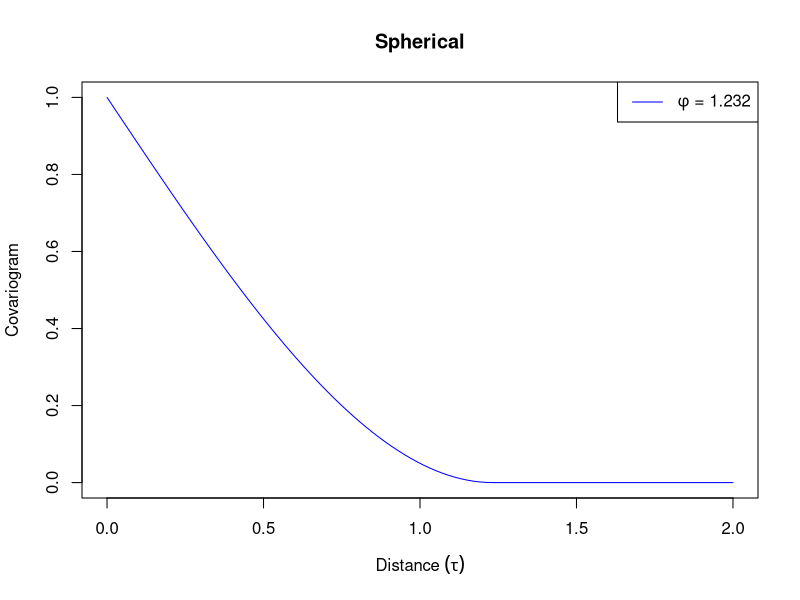
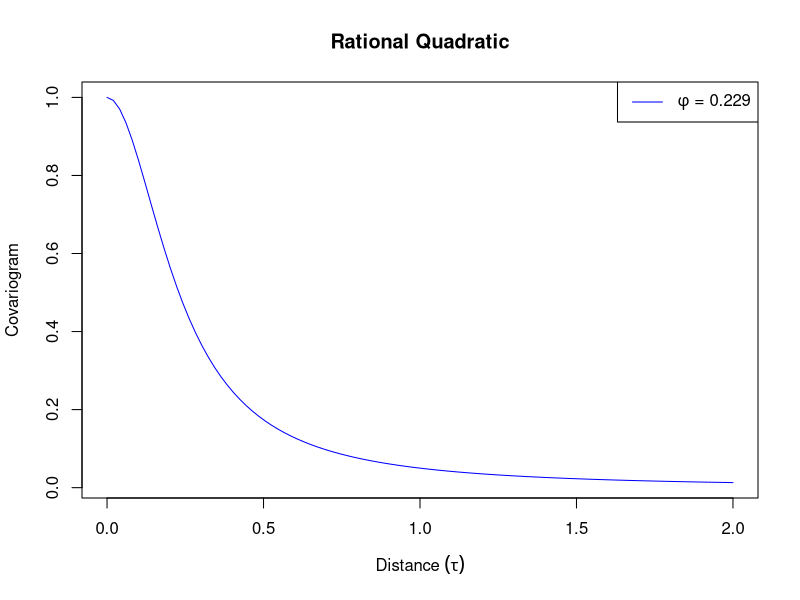
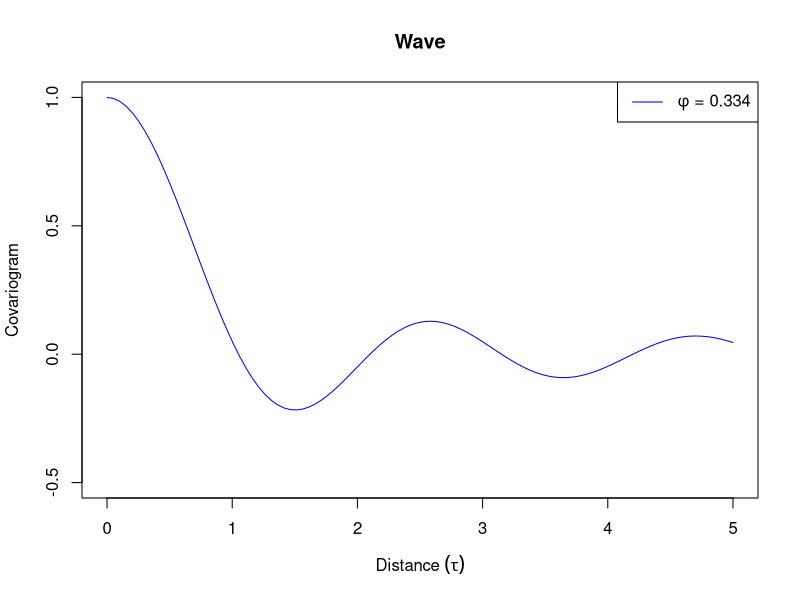
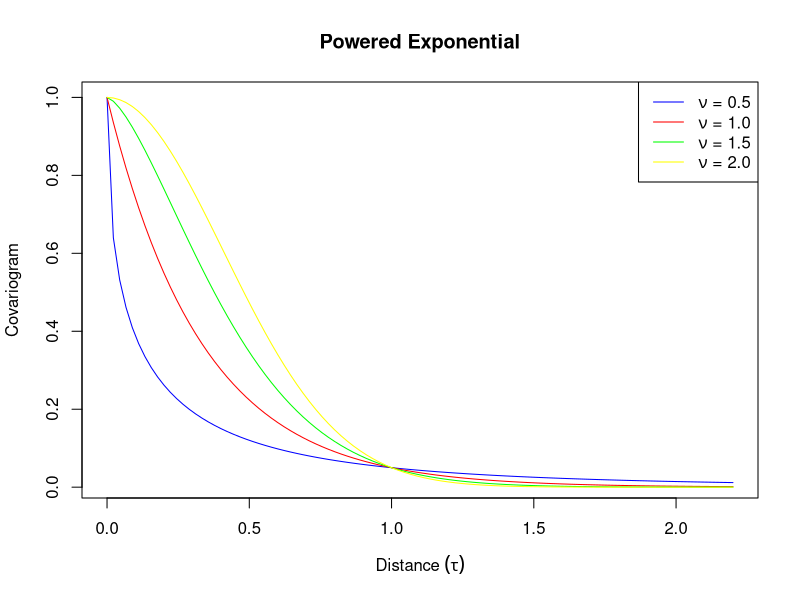
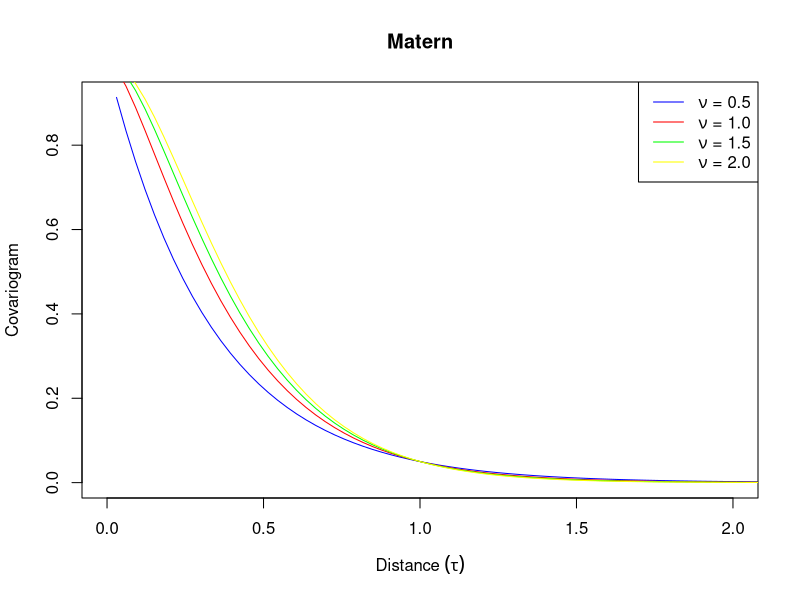
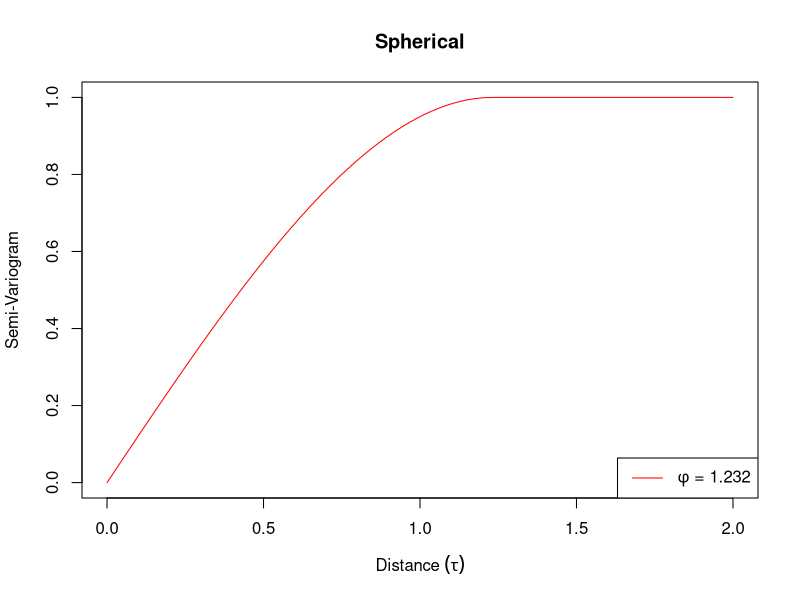
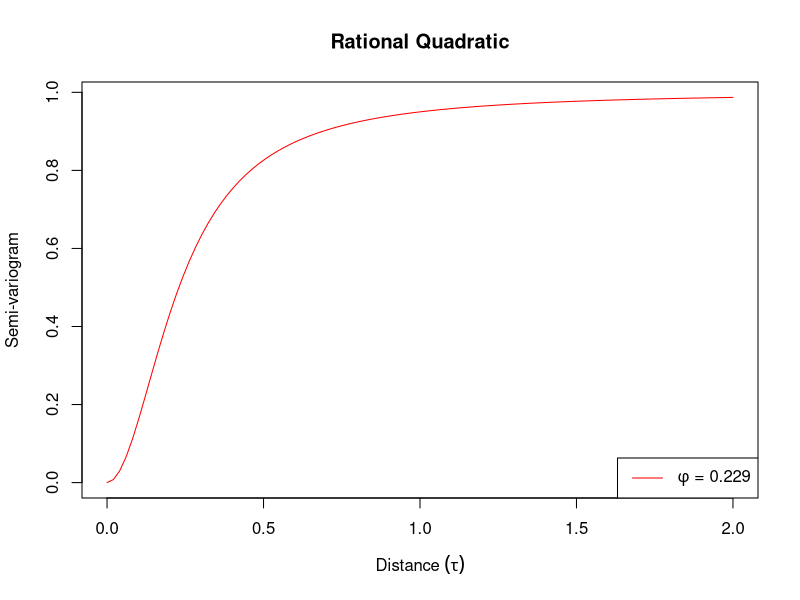
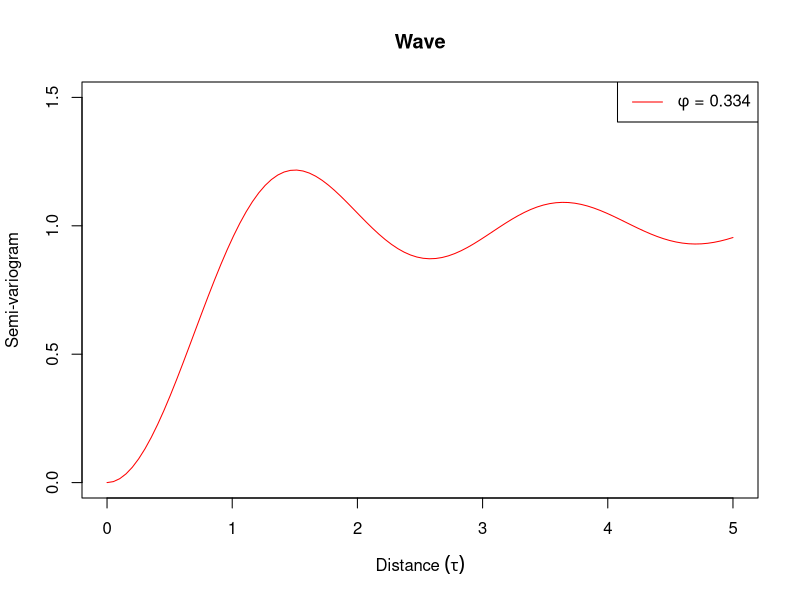

Here is the R script that generated these plots, in order:
# Covariance Functions
spherical = function(tau, phi, sig2=1, nu=0) {
  ifelse (tau > phi, 
          0,
          sig2 * (1 - 1.5 * tau / phi + .5 * (tau / phi) ^ 3))
}



pow_exp = function(tau, phi, sig2, nu=1) {
  stopifnot(nu > 0 && nu <= 2)
  sig2 * exp(-abs(tau / phi) ^ nu)
}

rational_quad = function(tau, phi, sig2, nu=0) {
  sig2 * (1 - tau^2 / (tau^2 + phi^2) )
}

wave = function(tau, phi, sig2, nu=0) {
  x <- tau / phi
  sig2 * ifelse(tau==0, 1, (sin(x) / x))
}

matern = function(tau, phi, sig2, nu=0) {
  sig2  / (2^(nu-1) * gamma(nu)) * (tau / phi)^nu * besselK((tau/phi), nu)
}

get_phi <- function(cov_matrix, r=.05, tau=1, nu=1, mn=1E-10, mx=10) {
  f <- function(phi) cov_matrix(tau, phi, sig2=1, nu) - r
  uniroot(f, c(mn,mx))
}



phi = rep(NA,5)


phi[1] = get_phi(spherical)$root
phi[2] = get_phi(rational_quad)$root
phi[3] = get_phi(wave)$root

phi[4] = get_phi(pow_exp)$root
phi[5] = get_phi(matern)$root

#### Covariogram Plots ####
# Spherical
xgrid = seq(0,2,length.out = 100)
plot(xgrid, spherical(xgrid,phi[1], sig2 = 1, nu = 1), type = 'l',
     ylab = "Covariogram",xlab = expression(paste("Distance ", (tau))),
     main = "Spherical", col = "blue")
legend("topright", legend=expression(paste(phi, " = 1.232")), lty=1, col="blue")

# Rational Quadratic
plot(xgrid, rational_quad(xgrid,phi[2], sig2 = 1, nu = 1), type = 'l',
     ylab = "Covariogram",xlab = expression(paste("Distance ", (tau))),
     main = "Rational Quadratic", col = "blue")
legend("topright", legend=expression(paste(phi, " = 0.229")), lty=1, col="blue")

# Wave
xgrid_wave = seq(0,5, length.out = 100)
plot(xgrid_wave, wave(xgrid_wave,phi[3], sig2 = 1, nu = 1), type = 'l',
     ylab = "Covariogram",xlab = expression(paste("Distance ", (tau))),
     main = "Wave", col = "blue", ylim = c(-0.5,1))
legend("topright", legend=expression(paste(phi, " = 0.334")), lty=1, col="blue")

# Powered Exponential
nus = seq(0.5,2, by = 0.5)
powered.exp.phi = rep(NA,4)
powered.exp.phi[1] = get_phi(pow_exp,nu = nus[1])$root
powered.exp.phi[2] = get_phi(pow_exp,nu = nus[2])$root
powered.exp.phi[3] = get_phi(pow_exp,nu = nus[3])$root
powered.exp.phi[4] = get_phi(pow_exp,nu = nus[4])$root
xgrid_powexp = seq(0,2.2, length.out = 100)
plot(xgrid_powexp, pow_exp(xgrid_powexp,powered.exp.phi[1], sig2 = 1, nu = nus[1]), type = 'l',
     ylab = "Covariogram",xlab = expression(paste("Distance ", (tau))),
     main = "Powered Exponential", col = "blue")
lines(xgrid_powexp, pow_exp(xgrid_powexp, powered.exp.phi[2], sig2 = 1, nu = nus[2]),
      type = 'l', col = "red")
lines(xgrid_powexp, pow_exp(xgrid_powexp, powered.exp.phi[3], sig2 = 1, nu = nus[3]),
      type = 'l', col = "green")
lines(xgrid_powexp, pow_exp(xgrid_powexp, powered.exp.phi[4], sig2 = 1, nu = nus[4]),
      type = 'l', col = "yellow")
legend("topright", legend=c(expression(paste(nu, " = 0.5")), expression(paste(nu, " = 1.0")), 
                            expression(paste(nu, " = 1.5")), expression(paste(nu, " = 2.0"))),
       col = c("blue", "red", "green", "yellow"), lty=1)

# Matern
matern.phi = rep(NA,4)
matern.phi[1] = get_phi(matern,nu = nus[1])$root
matern.phi[2] = get_phi(matern,nu = nus[2])$root
matern.phi[3] = get_phi(matern,nu = nus[3])$root
matern.phi[4] = get_phi(matern,nu = nus[4])$root
xgrid_matern = seq(0,3, length.out = 100)
plot(xgrid_matern, matern(xgrid_matern,matern.phi[1], sig2 = 1, nu = nus[1]), type = 'l',
     ylab = "Covariogram",xlab = expression(paste("Distance ", (tau))),
     main = "Matern", col = "blue", xlim = c(0,2))
lines(xgrid_matern, matern(xgrid_matern, matern.phi[2], sig2 = 1, nu = nus[2]),
      type = 'l', col = "red")
lines(xgrid_matern, matern(xgrid_matern, matern.phi[3], sig2 = 1, nu = nus[3]),
      type = 'l', col = "green")
lines(xgrid_matern, matern(xgrid_matern, matern.phi[4], sig2 = 1, nu = nus[4]),
      type = 'l', col = "yellow")
legend("topright", legend=c(expression(paste(nu, " = 0.5")), expression(paste(nu, " = 1.0")), 
                            expression(paste(nu, " = 1.5")), expression(paste(nu, " = 2.0"))),
       col = c("blue", "red", "green", "yellow"), lty=1)



#### Semi Variogram ####
semi_variogram = function(cov_matrix, tau, phi, sig2, nu, d_zero) {
  return(cov_matrix(d_zero, phi, sig2, nu) - cov_matrix(tau, phi, sig2, nu))
}

# Spherical
plot(xgrid, semi_variogram(cov_matrix = spherical,phi= phi[1], sig2 = 1, nu = 1, d_zero = 1E-10,tau=xgrid),
     type = 'l',
     ylab = "Semi-Variogram",xlab = expression(paste("Distance ", (tau))),
     main = "Spherical", col = "red")
legend("bottomright", legend=expression(paste(phi, " = 1.232")), lty=1, col="red")

# Rational Quadratic
plot(xgrid, semi_variogram(cov_matrix = rational_quad,phi= phi[2], sig2 = 1, nu = 1, d_zero = 1E-10,tau=xgrid), 
     type = 'l',
     ylab = "Semi-variogram",xlab = expression(paste("Distance ", (tau))),
     main = "Rational Quadratic", col = "red")
legend("bottomright", legend=expression(paste(phi, " = 0.229")), lty=1, col="red")

# Wave
xgrid_wave = seq(0,5, length.out = 100)
plot(xgrid_wave, semi_variogram(cov_matrix = wave,phi= phi[3], sig2 = 1, nu = 1, d_zero = 1E-10,tau=xgrid_wave),
     type = 'l',
     ylab = "Semi-variogram",xlab = expression(paste("Distance ", (tau))),
     main = "Wave", col = "red", ylim = c(0,1.5))
legend("topright", legend=expression(paste(phi, " = 0.334")), lty=1, col="red")

# Powered Exponential
plot(xgrid_powexp, semi_variogram(cov_matrix = pow_exp,phi= powered.exp.phi[1], sig2 = 1, nu = nus[1], d_zero = 1E-10,tau=xgrid_powexp), 
     type = 'l',
     ylab = "Covariogram",xlab = expression(paste("Distance ", (tau))),
     main = "Powered Exponential", col = "blue")
lines(xgrid_powexp, semi_variogram(cov_matrix = pow_exp,phi= powered.exp.phi[2], sig2 = 1, nu = nus[2], d_zero = 1E-10,tau=xgrid_powexp),
      type = 'l', col = "red")
lines(xgrid_powexp, semi_variogram(cov_matrix = pow_exp,phi= powered.exp.phi[3], sig2 = 1, nu = nus[3], d_zero = 1E-10,tau=xgrid_powexp),
      type = 'l', col = "green")
lines(xgrid_powexp, semi_variogram(cov_matrix = pow_exp,phi= powered.exp.phi[4], sig2 = 1, nu = nus[4], d_zero = 1E-10,tau=xgrid_powexp),
      type = 'l', col = "yellow")
legend("bottomright", legend=c(expression(paste(nu, " = 0.5")), expression(paste(nu, " = 1.0")), 
                            expression(paste(nu, " = 1.5")), expression(paste(nu, " = 2.0"))),
       col = c("blue", "red", "green", "yellow"), lty=1)

# Matern
plot(xgrid_matern, semi_variogram(cov_matrix = matern,phi= matern.phi[1], sig2 = 1, nu = nus[1], d_zero = 1E-10,tau=xgrid_matern), 
     type = 'l',
     ylab = "Semi-variogram",xlab = expression(paste("Distance ", (tau))),
     main = "Matern", col = "blue")
lines(xgrid_matern, semi_variogram(cov_matrix = matern,phi= matern.phi[2], sig2 = 1, nu = nus[2], d_zero = 1E-10,tau=xgrid_matern),
      type = 'l', col = "red")
lines(xgrid_matern, semi_variogram(cov_matrix = matern,phi= matern.phi[3], sig2 = 1, nu = nus[3], d_zero = 1E-10,tau=xgrid_matern),
      type = 'l', col = "green")
lines(xgrid_matern, semi_variogram(cov_matrix = matern,phi= matern.phi[4], sig2 = 1, nu = nus[4], d_zero = 1E-10,tau=xgrid_matern),
      type = 'l', col = "yellow")
legend("bottomright", legend=c(expression(paste(nu, " = 0.5")), expression(paste(nu, " = 1.0")), 
                               expression(paste(nu, " = 1.5")), expression(paste(nu, " = 2.0"))),
       col = c("blue", "red", "green", "yellow"), lty=1)
